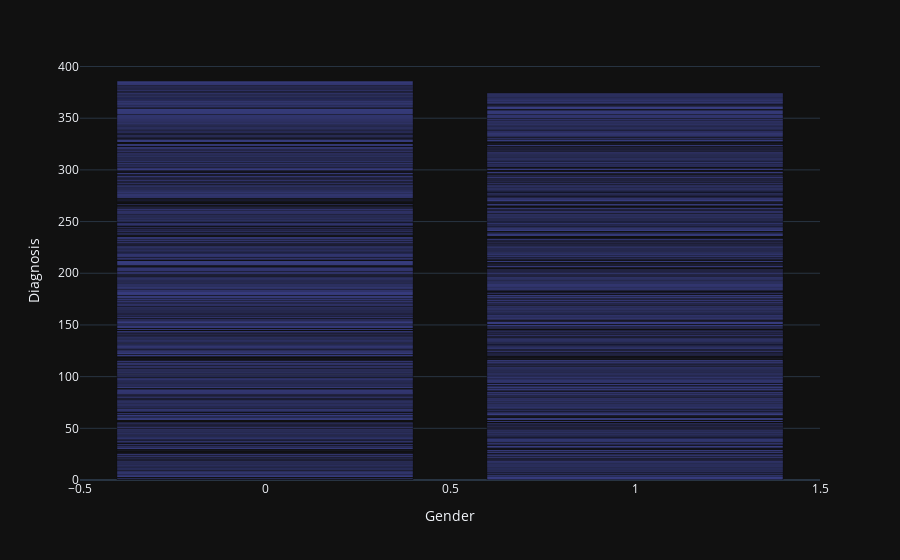

Notebook code for this chart:
### Markdown cell above
Demographic details:
- Age: The age of the patients ranges from 60 to 90 years.
- Gender: Gender of the patients, where 0 represents Male and 1 represents Female.
- Ethnicity: The ethnicity of the patients, coded as follows: 0: Caucasian, 1: African American, 2: Asian, 3: Other
- Education Level: The education level of the patients, coded as follows:0: None, 1: High School, 2: Bachelor's, 3: Higher

### Code cell
#distribution of each gender with alzhimer
fig1=px.bar(df,x='Gender' ,y='Diagnosis')
fig1.show()

### Figure 1 — Plotly figure (JSON) as saved in the notebook; plotly's stock layout.template omitted (floating-point values rounded to 4 significant figures; data arrays with more than 128 entries replaced by an {"elided": "..."} marker saying what was removed)
{"data": [{"hovertemplate": "Gender=%{x}<br>Diagnosis=%{y}<extra></extra>", "legendgroup": "", "marker": {"color": "#636efa", "pattern": {"shape": ""}}, "name": "", "orientation": "v", "showlegend": false, "textposition": "auto", "x": {"elided": "2149 int values"}, "xaxis": "x", "y": {"elided": "2149 int values"}, "yaxis": "y", "type": "bar"}], "layout": {"xaxis": {"anchor": "y", "domain": [0.0, 1.0], "title": {"text": "Gender"}}, "yaxis": {"anchor": "x", "domain": [0.0, 1.0], "title": {"text": "Diagnosis"}}, "legend": {"tracegroupgap": 0}, "margin": {"t": 60}, "barmode": "relative"}}
